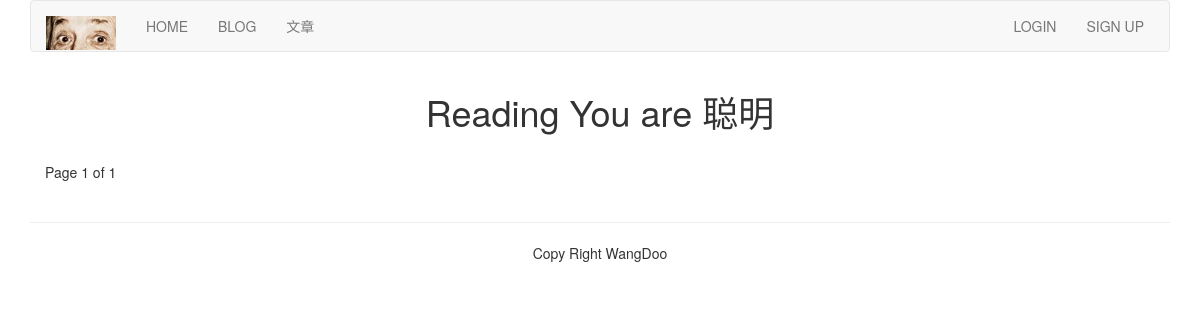
Before: /article-column/list-article-titles/ with the older database file.
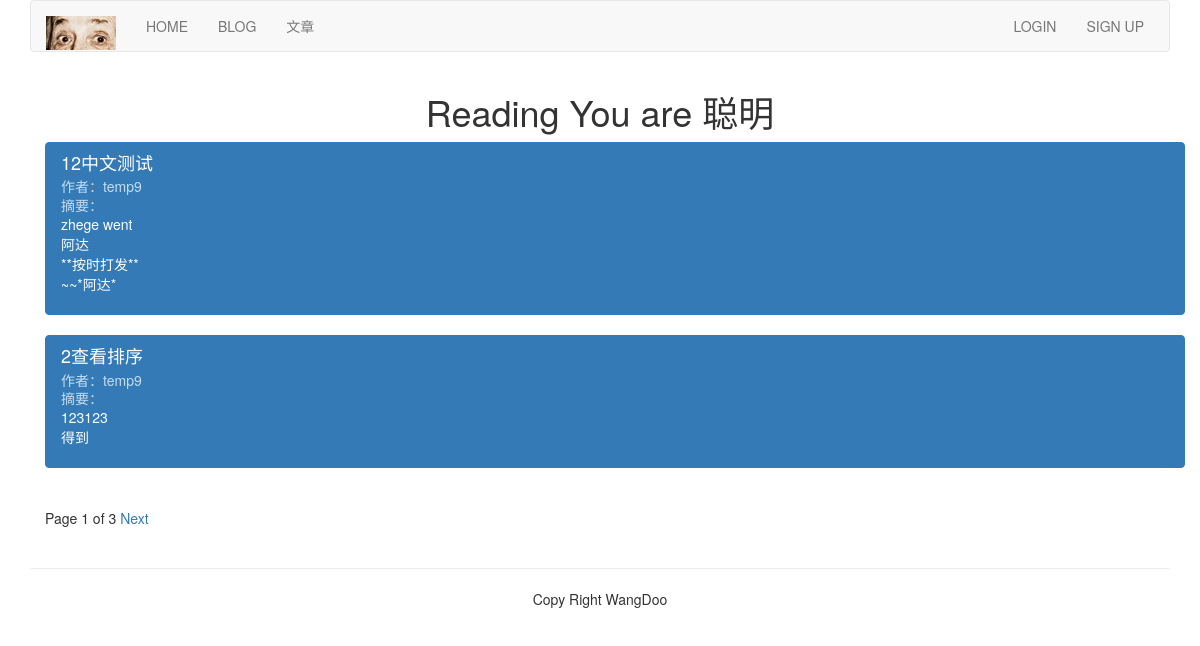
After: the same page with the newer database file.
### article/models.py (models this page shows, shortened)
class ArticlePost(models.Model):
	author = models.ForeignKey(User, related_name="article", on_delete=models.CASCADE)
	title = models.CharField(max_length=200)
	slug = models.SlugField(max_length=500)
	column = models.ForeignKey(ArticleColumn, related_name="article_column", on_delete=models.CASCADE)
	body = models.TextField()
	created = models.DateTimeField(default=timezone.now())
	updated = models.DateTimeField(auto_now=True)
	class Meta:
		ordering = ("title",)
		index_together = (('id','slug'),)
	def get_absolute_url(self):
		return reverse("article:article_detail", args=[self.id, self.slug])

### article/list_views.py (the view)
# urls.py: path('list-article-titles/', list_views.article_titles, name="article_titles"),
def article_titles(request):
	article_title = ArticlePost.objects.all()
	paginator = Paginator(article_title, 2)
	page = request.GET.get('page')
	try:
		current_page = paginator.page(page)
		articles = current_page.object_list
	except PageNotAnInteger:
		current_page = paginator.page(1)
		articles = current_page.object_list
	except EmptyPage:
		current_page = paginator.page(paginator.num_pages)
		articles = current_page.object_list
	return render(request, "article/list/article_titles.html", {"articles":articles, "page":current_page})

### templates/article/list/article_titles.html (shortened to what this page needs)
{% extends "base.html" %}
{% block content %}
<div class="row text-center vertical-middle-sm">
	<h1>Reading You are 聪明</h1>
</div>
<div class="container">
	{% for article in articles %}
	<div class="list-group">
		<a href="{{ article.get_absolute_url }}" class="list-group-item active">
			<h4 class="list-group-item-heading">{{ article.title }}</h4>
			<p class="list-group-item-text">作者：{{ article.author.username }}</p>
			<p class="list-group-item-text">摘要：{{ article.body | slice:'30' | linebreaks}}</p>
		</a>
	</div>
	{% endfor %}
{% include "paginator.html" %}
</div>
{% endblock %}

### templates/base.html (shortened to what this page needs)
{% load staticfiles %}
<!DOCTYPE html>
<html lang='zh-cn'>
<head>
	<link rel="stylesheet" type="text/css" href="{% static 'css/bootstrap.css' %}">
</head>
<body>
	{% include "header.html" %}
	<div class="container">
		{% block content %}{% endblock %}
	</div>
	{% include "footer.html" %}
</body>
</html>

### templates/header.html (shortened to what this page needs)
{% load staticfiles %}
<div class="container">
	<nav class="navbar navbar-default" role="navigation">
		<div class="navbar-header">
			<a class="navbar-brand" href="#" ><img src="{% static 'images/logo.png' %}" width="70px"></a>
		</div>
		<div>
			<ul class="nav navbar-nav" role="navigation">
				<li><a href="{% url 'home' %}">HOME</a></li>
				<li><a href="{% url 'blog:blog_title' %}">BLOG</a></li>
				<li><a href="{% url 'article:article_titles' %}">文章</a></li>
			</ul>
			<ul class="nav navbar-nav navbar-right" style="margin-right:10px">
				{% if user.is_authenticated %}
				<li>
					<div class="dropdown" style="margin-top:10px">
						<button class="btn btn-default dropdown-toggle" type="button" id='dropdownMenu' data-toggle='dropdown'>{{ user.username }}<span class="caret"></span></button>
						<ul class="dropdown-menu">
							<li><a href="{% url 'account:password_change' %}">修改密码</a></li>
							<li><a href="{% url 'account:my_information' %}">个人信息</a></li>
							<li><a href="{% url 'article:article_column' %}">后台管理</a></li>
						</ul>
					</div>
				</li>
				<li><a href="{% url 'account:user_logout' %}">退出登录</a></li>
				{% else %}
				<li><a href="{% url 'account:user_login' %}">LOGIN</a></li>
				<li><a href="{% url 'account:user_register' %}">SIGN UP</a></li>
				{% endif %}
			</ul>
		</div>
	</nav>
</div>

### templates/paginator.html (shortened to what this page needs)
<div class="pagination">
	<span class="step-links">
		<span class="current">
			Page {{ page.number }} of {{ page.paginator.num_pages }}
		</span>
		{% if page.has_next %}
		<a href="?page={{ page.next_page_number }}">Next</a>
		{% endif %}
	</span>
</div>

### templates/footer.html
<div class="container">
	<hr>
	<p class="text-center">Copy Right WangDoo</p>
</div>

Changed rows visible on the page:
added ArticlePost: title "12中文测试", author.username "temp9", body "zhege went 阿达 **按时打发** ~~*阿达*"
added ArticlePost: title "2查看排序", author.username "temp9", body "123123 得到"
Other visible differences:
{{ page.paginator.num_pages }}: "1" → "3"
text now shown: "Next"
